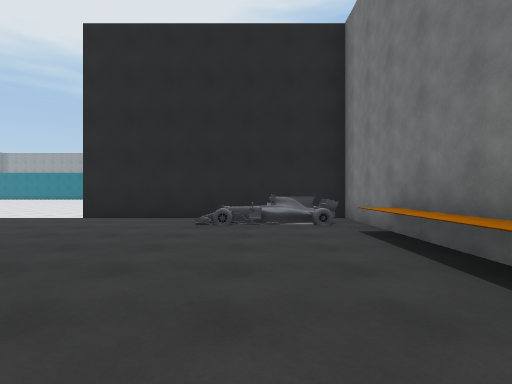
View 1 (above)

22 first-person views from a walk through a scene from a Unity 3-D project. The camera is 1.3 m above the floor, looks level and sees 80° across. The floor is counted in squares, 2 m on a side. Each view is taken from the middle of a square. On the plan, view 1 faces up. The plan holds only what a view shows up to about 10 squares ahead; the rest is blank. The place goes on beyond the plan. The player character is not drawn. Some animated figures are left out.

View 2
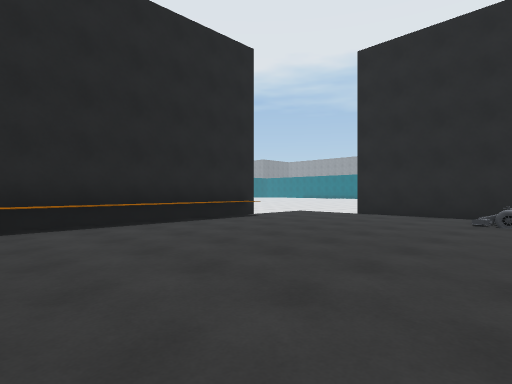

View 3
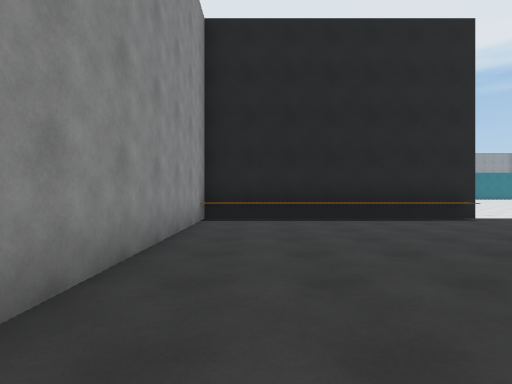

View 4
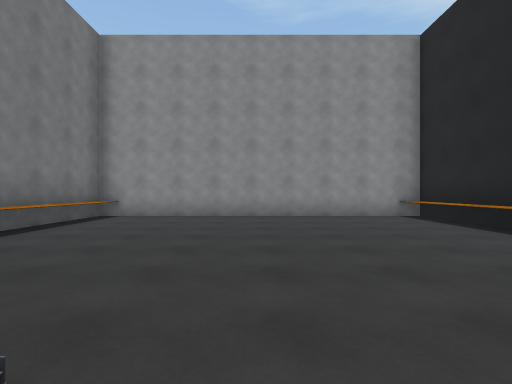

View 5
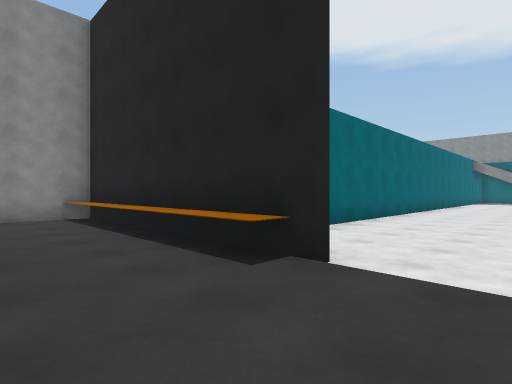

View 6
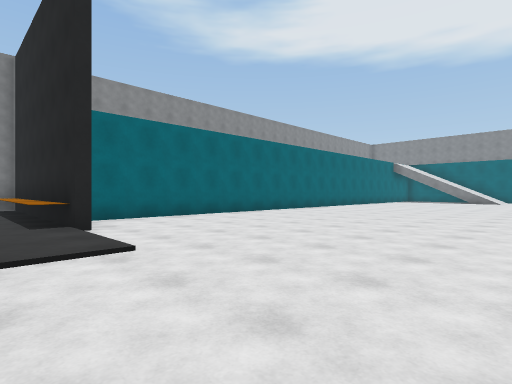

View 7
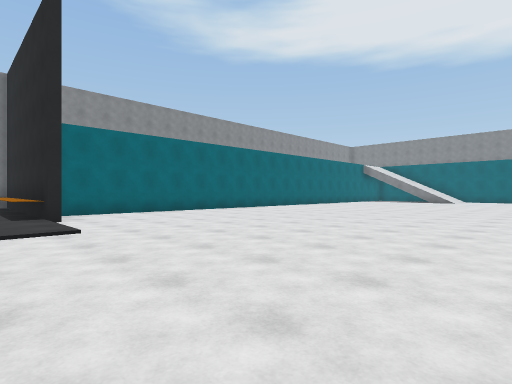

View 8
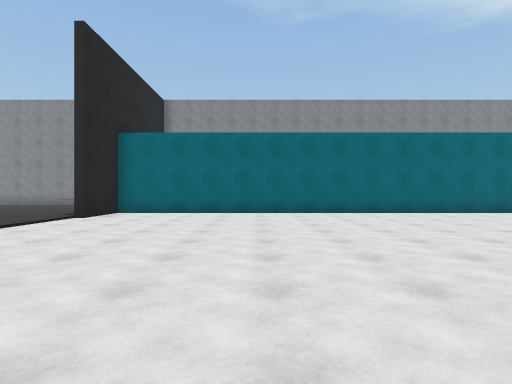

View 9
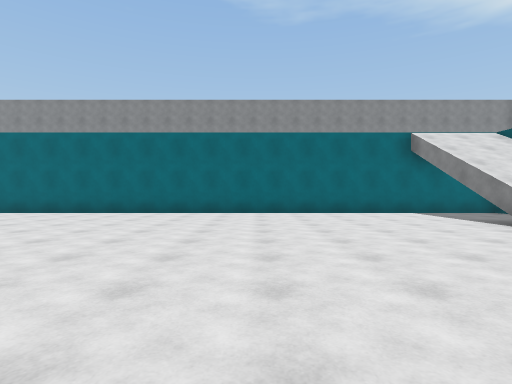

View 10
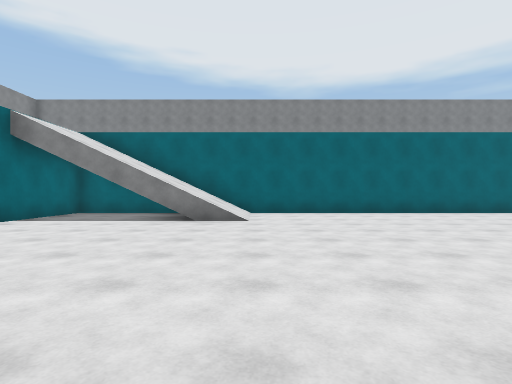

View 11
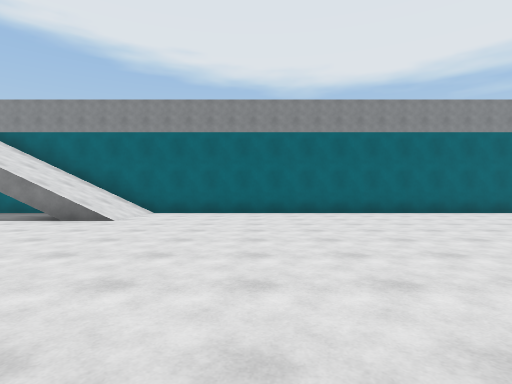

View 12
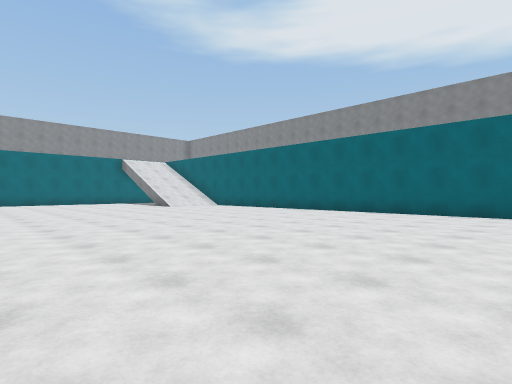

View 13
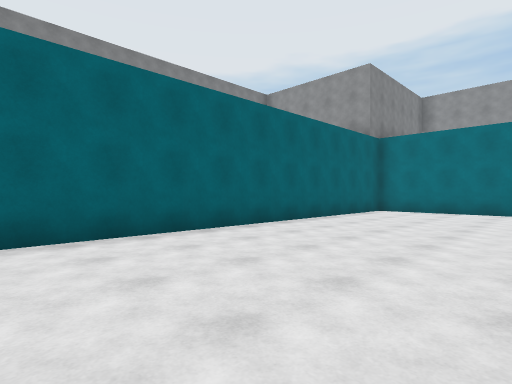

View 14
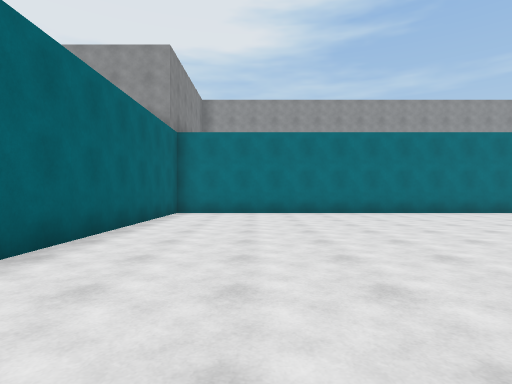

View 15
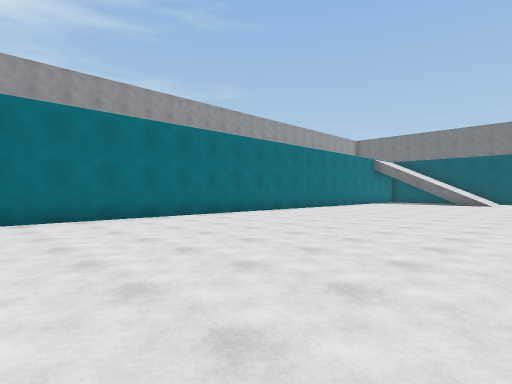

View 16
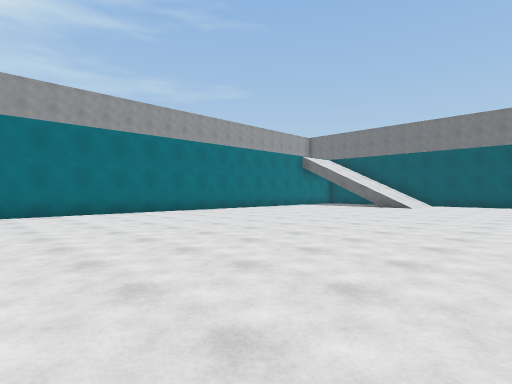

View 17
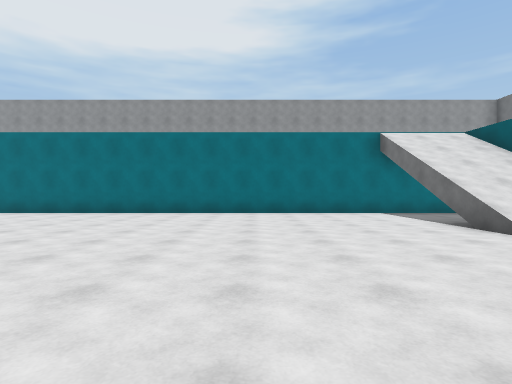

View 18
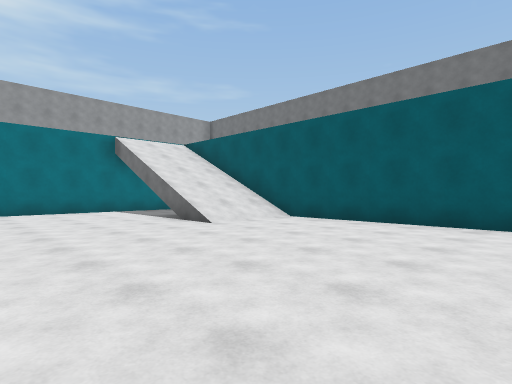

View 19
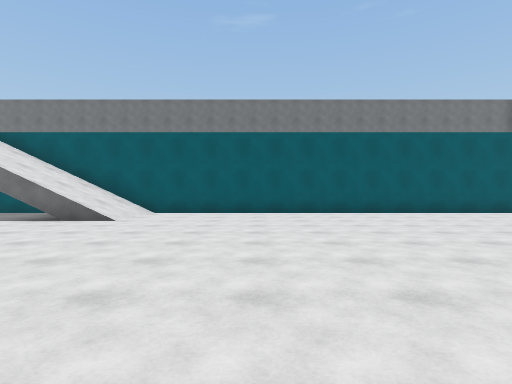

View 20
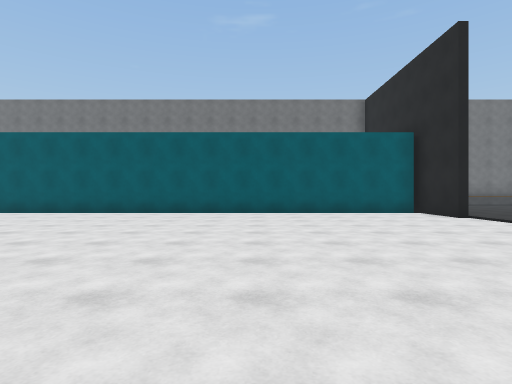

View 21
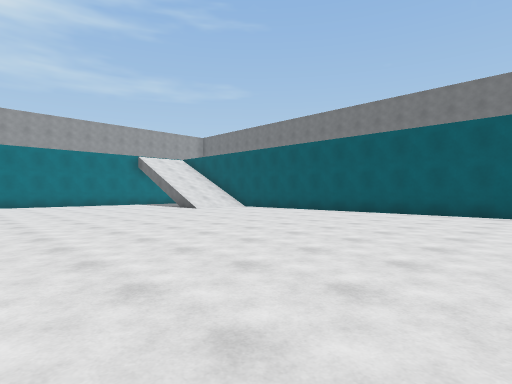

View 22
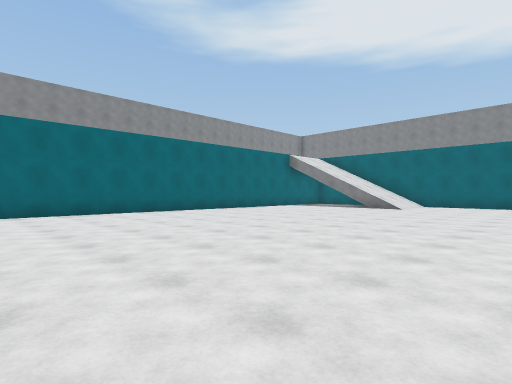

### Floor plan
Points are (right, up) in squares from view 1. A wall is a line through its corners. A room is listed if a view was taken in it or the views show most of it. See-through windows are left out.
Room 1 (views 1, 2, 3, 4, 5)
walls: (-6.4, 4.4) (-6.4, -1.3) (2.2, -1.3) (2.2, 7.7) (-4.4, 7.7)
low walls: (1.7, 1.8) (1.7, 3.9); (-5.9, 5.1) (-5.9, -1.3)
ways out: opening at (-5, 6) to room 2
objects: other object (-1, 6) to (1, 7)
Room 2 (views 6, 7, 8, 9, 10, 11, 12, 13, 14, 15, 16, 17, 18, 19, 20, 21, 22)
walls: (-4.4, 7.9) (-2.1, 7.9); (-6.4, 5.4) (-6.4, 4.4); (-2.5, 8) (-2.5, 28); (-3.1, 28.5) (-27.4, 28.5) (-27.4, 3.5) (-6.7, 3.5) (-6.7, 5.4)
low walls: (-6.4, 5.1) (-5.9, 5.1)
ways out: opening at (-5, 6) to room 1

Positions as (right, up) in squares from view 1, and headings:
1: (0, 0), facing up
2: (0, -1), facing up-left
3: (1, 0), facing left
4: (-2, 7), facing down
5: (-4, 7), facing down-left
6: (-5, 11), facing down-left
7: (-5, 13), facing down-left
8: (-11, 13), facing down
9: (-20, 13), facing down
10: (-18, 9), facing left
11: (-18, 12), facing left
12: (-18, 21), facing down-left
13: (-23, 18), facing up-left
14: (-25, 19), facing up
15: (-22, 21), facing up-right
16: (-18, 19), facing up-right
17: (-9, 19), facing up
18: (-9, 18), facing up-right
19: (-12, 20), facing right
20: (-12, 13), facing right
21: (-12, 13), facing up-right
22: (-13, 13), facing down-left
